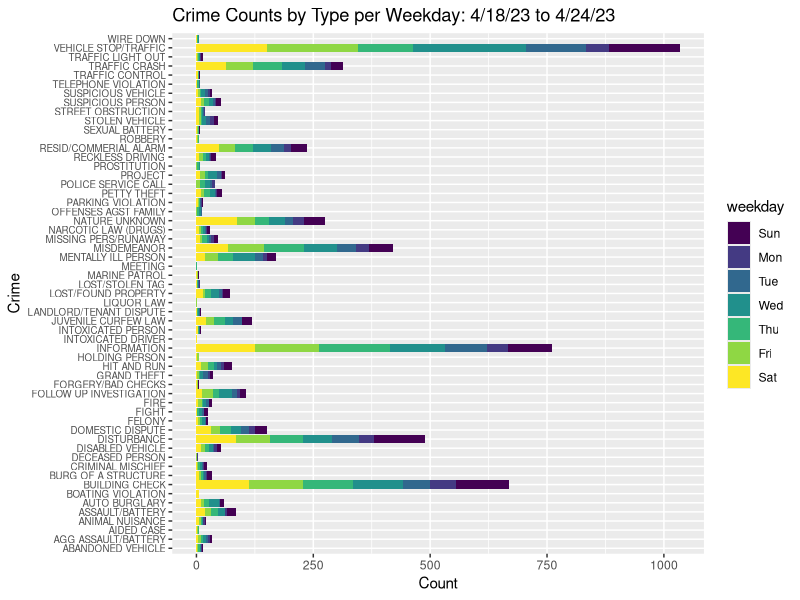
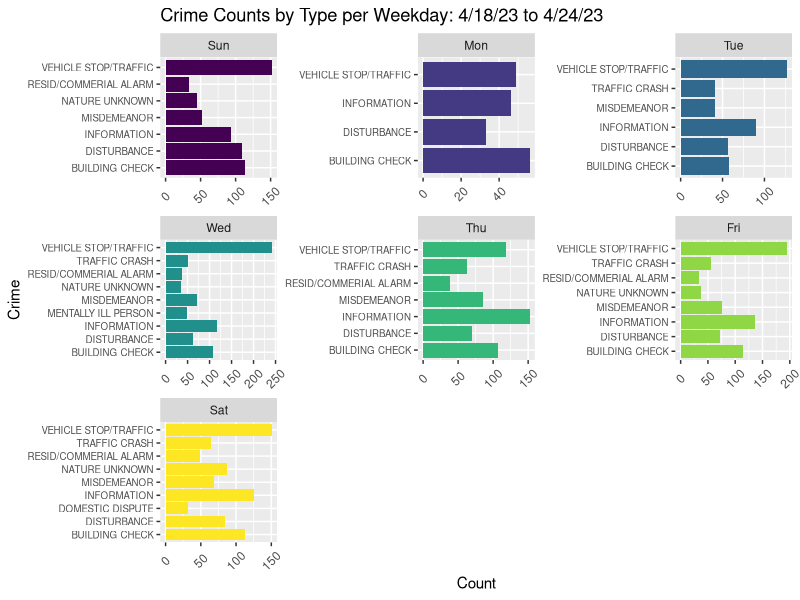

Recreate these plots in R, in order.
library(lubridate)
library(ggplot2)
library(dplyr)

crime <- read.csv("crime.csv")
crime$DISPATCHED <- gsub(" PM", "", crime$DISPATCHED)
crime$DISPATCHED <- as.Date(crime$DISPATCHED, format = "%m-%d-%Y%H:%M")
crime$weekday <- wday(crime$DISPATCHED, label = T)
crime$DESCRIPTION <- as.factor(crime$DESCRIPTION)
crime$GRID <- as.factor(crime$GRID)

crimeCount <- crime %>% 
  count(DESCRIPTION, weekday) %>% 
  arrange(desc(n))

ggplot(crimeCount, aes(n, DESCRIPTION, fill = weekday)) + 
  geom_col() +
  labs(title = "Crime Counts by Type per Weekday: 4/18/23 to 4/24/23", x = "Count", y = "Crime") + 
  theme(axis.text.y = element_text(size = 7))

ggplot(crimeCount[1:50, ], aes(n, DESCRIPTION, fill = weekday)) + 
  geom_col(show.legend = F) +
  facet_wrap(~weekday, scales = "free") +
  labs(title = "Crime Counts by Type per Weekday: 4/18/23 to 4/24/23", x = "Count", y = "Crime") + 
  theme(axis.text.y = element_text(size = 7),
        axis.text.x = element_text(angle = 45, vjust = 0.5, hjust = 0.5))
